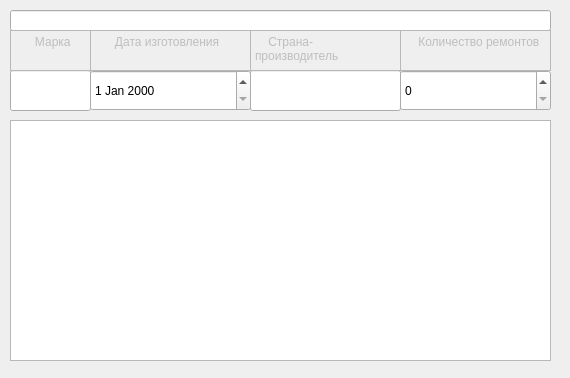
<?xml version="1.0" encoding="UTF-8"?>
<ui version="4.0">
 <class>checkinfo</class>
 <widget class="QDialog" name="checkinfo">
  <property name="geometry">
   <rect>
    <x>0</x>
    <y>0</y>
    <width>570</width>
    <height>378</height>
   </rect>
  </property>
  <property name="windowTitle">
   <string>Dialog</string>
  </property>
  <widget class="QSpinBox" name="spinBox">
   <property name="geometry">
    <rect>
     <x>400</x>
     <y>70</y>
     <width>151</width>
     <height>41</height>
    </rect>
   </property>
  </widget>
  <widget class="QDateEdit" name="dateEdit">
   <property name="geometry">
    <rect>
     <x>90</x>
     <y>70</y>
     <width>161</width>
     <height>41</height>
    </rect>
   </property>
  </widget>
  <widget class="QTableView" name="tableView">
   <property name="geometry">
    <rect>
     <x>10</x>
     <y>120</y>
     <width>541</width>
     <height>241</height>
    </rect>
   </property>
  </widget>
  <widget class="QLineEdit" name="lineEdit_3">
   <property name="geometry">
    <rect>
     <x>10</x>
     <y>70</y>
     <width>81</width>
     <height>41</height>
    </rect>
   </property>
  </widget>
  <widget class="QLineEdit" name="lineEdit">
   <property name="geometry">
    <rect>
     <x>10</x>
     <y>10</y>
     <width>541</width>
     <height>21</height>
    </rect>
   </property>
  </widget>
  <widget class="QPlainTextEdit" name="plainTextEdit">
   <property name="enabled">
    <bool>false</bool>
   </property>
   <property name="geometry">
    <rect>
     <x>400</x>
     <y>30</y>
     <width>151</width>
     <height>41</height>
    </rect>
   </property>
   <property name="plainText">
    <string>    Количество ремонтов</string>
   </property>
  </widget>
  <widget class="QLineEdit" name="lineEdit_2">
   <property name="geometry">
    <rect>
     <x>250</x>
     <y>70</y>
     <width>151</width>
     <height>41</height>
    </rect>
   </property>
  </widget>
  <widget class="QPlainTextEdit" name="plainTextEdit_2">
   <property name="enabled">
    <bool>false</bool>
   </property>
   <property name="geometry">
    <rect>
     <x>250</x>
     <y>30</y>
     <width>151</width>
     <height>41</height>
    </rect>
   </property>
   <property name="plainText">
    <string>    Страна-производитель</string>
   </property>
  </widget>
  <widget class="QPlainTextEdit" name="plainTextEdit_3">
   <property name="enabled">
    <bool>false</bool>
   </property>
   <property name="geometry">
    <rect>
     <x>90</x>
     <y>30</y>
     <width>161</width>
     <height>41</height>
    </rect>
   </property>
   <property name="plainText">
    <string>      Дата изготовления
</string>
   </property>
  </widget>
  <widget class="QPlainTextEdit" name="plainTextEdit_4">
   <property name="enabled">
    <bool>false</bool>
   </property>
   <property name="geometry">
    <rect>
     <x>10</x>
     <y>30</y>
     <width>81</width>
     <height>41</height>
    </rect>
   </property>
   <property name="plainText">
    <string>      Марка</string>
   </property>
  </widget>
 </widget>
 <resources/>
 <connections/>
</ui>
